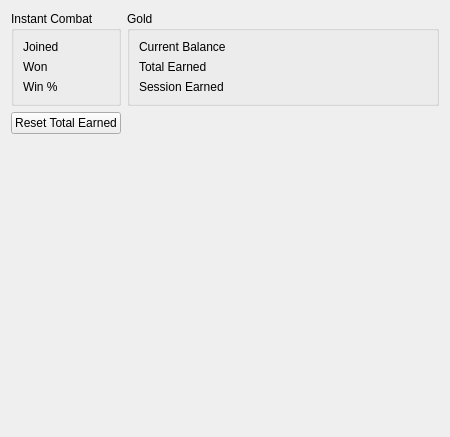
     <widget class="QWidget" name="stats">
      <attribute name="title">
       <string>Stats</string>
      </attribute>
      <layout class="QFormLayout" name="formLayout">
       <item row="0" column="0">
        <widget class="QGroupBox" name="groupBox_7">
         <property name="title">
          <string>Instant Combat</string>
         </property>
         <layout class="QGridLayout" name="gridLayout_7">
          <item row="0" column="0">
           <widget class="QLabel" name="label_11">
            <property name="text">
             <string>Joined</string>
            </property>
           </widget>
          </item>
          <item row="0" column="1">
           <widget class="QLabel" name="icJoined">
            <property name="text">
             <string/>
            </property>
           </widget>
          </item>
          <item row="1" column="0">
           <widget class="QLabel" name="label_12">
            <property name="text">
             <string>Won</string>
            </property>
           </widget>
          </item>
          <item row="1" column="1">
           <widget class="QLabel" name="icWon">
            <property name="text">
             <string/>
            </property>
           </widget>
          </item>
          <item row="2" column="0">
           <widget class="QLabel" name="label_13">
            <property name="text">
             <string>Win %</string>
            </property>
           </widget>
          </item>
          <item row="2" column="1">
           <widget class="QLabel" name="icWinp">
            <property name="text">
             <string/>
            </property>
           </widget>
          </item>
         </layout>
        </widget>
       </item>
       <item row="0" column="1">
        <widget class="QGroupBox" name="groupBox_8">
         <property name="title">
          <string>Gold</string>
         </property>
         <layout class="QGridLayout" name="gridLayout_8">
          <item row="0" column="0">
           <widget class="QLabel" name="label_14">
            <property name="text">
             <string>Current Balance</string>
            </property>
           </widget>
          </item>
          <item row="0" column="1">
           <widget class="QLabel" name="goldTotal">
            <property name="text">
             <string/>
            </property>
           </widget>
          </item>
          <item row="1" column="0">
           <widget class="QLabel" name="label_15">
            <property name="text">
             <string>Total Earned</string>
            </property>
           </widget>
          </item>
          <item row="1" column="1">
           <widget class="QLabel" name="goldTotalEarned">
            <property name="text">
             <string/>
            </property>
           </widget>
          </item>
          <item row="2" column="0">
           <widget class="QLabel" name="label_16">
            <property name="text">
             <string>Session Earned</string>
            </property>
           </widget>
          </item>
          <item row="2" column="1">
           <widget class="QLabel" name="goldSessionEarned">
            <property name="text">
             <string/>
            </property>
           </widget>
          </item>
         </layout>
        </widget>
       </item>
       <item row="1" column="0">
        <widget class="QPushButton" name="resetTotalEarned">
         <property name="text">
          <string>Reset Total Earned</string>
         </property>
        </widget>
       </item>
       <item row="1" column="1">
        <spacer name="horizontalSpacer">
         <property name="orientation">
          <enum>Qt::Horizontal</enum>
         </property>
         <property name="sizeHint" stdset="0">
          <size>
           <width>312</width>
           <height>20</height>
          </size>
         </property>
        </spacer>
       </item>
       <item row="2" column="0" colspan="2">
        <spacer name="verticalSpacer_6">
         <property name="orientation">
          <enum>Qt::Vertical</enum>
         </property>
         <property name="sizeHint" stdset="0">
          <size>
           <width>398</width>
           <height>286</height>
          </size>
         </property>
        </spacer>
       </item>
      </layout>
     </widget>
